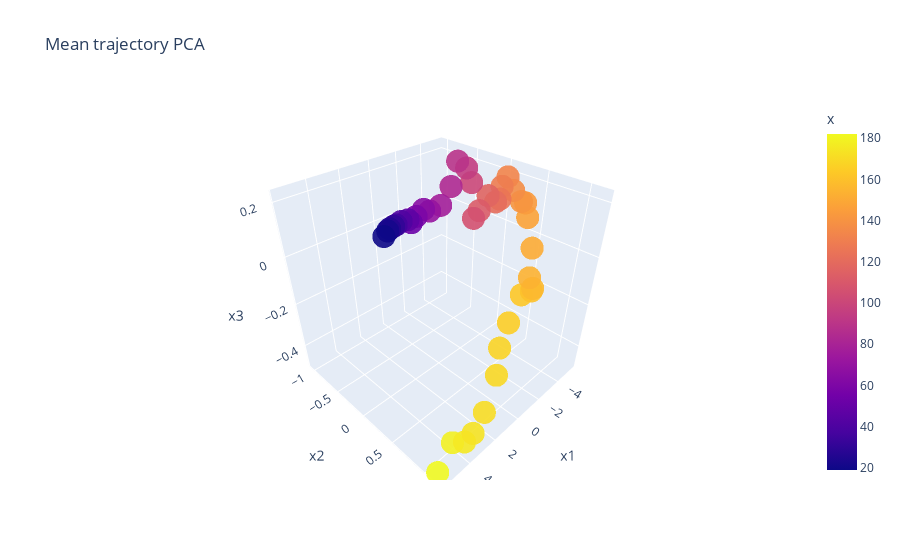

Write notebook code for a chart like this one.
### Code cell
# For this one, we need to make every trial the same length with interpolation

print("Mean length: ", meanLength)

interpolatedData = np.zeros((meanLength, 3, data["lap"].max() - startAt))
interpolatedPos = np.zeros((meanLength, (data["lap"].max() - startAt)))

for i in range(startAt, data["lap"].max()):

    centredID = i - startAt
    posData = data[data["lap"] == i]

    lapData = pca_embedding[data["lap"] == i, :]

    durationTrial = len(lapData)
    timeVector = [(1/durationTrial) * i for i in range(0, durationTrial)]
    goalVector = [(1/meanLength) * i for i in range(0, meanLength)]
    positionVector = posData["x"]

    if durationTrial != meanLength:
        newDataMat = np.zeros((meanLength, 3))
        interpPos = np.interp(goalVector, timeVector, positionVector)
        for d in range(0, 3):
            neuralData = lapData[:, d]
            interpVector = np.interp(goalVector, timeVector, neuralData)
            newDataMat[:, d] = interpVector
    else:
        newDataMat = lapData

    interpolatedData[:, :, i - startAt] = newDataMat
    interpolatedPos[:, centredID] = interpPos

mean_Trajectory = np.mean(interpolatedData, axis = 2)
mean_Position = np.mean(interpolatedPos, axis = 1)

interpDF = pd.DataFrame(mean_Trajectory, columns=['x1', 'x2', 'x3'])
interpDF["x"] = mean_Position

fig = px.scatter_3d(interpDF, x = "x1", y = "x2", z = "x3", color = "x", opacity=0.9, 
                    title="Mean trajectory PCA")
fig.show()

### Figure 1 — Plotly figure (JSON) as saved in the notebook; plotly's stock layout.template omitted (floating-point values rounded to 4 significant figures)
{"data": [{"hovertemplate": "x1=%{x}<br>x2=%{y}<br>x3=%{z}<br>x=%{marker.color}<extra></extra>", "legendgroup": "", "marker": {"color": [182.1, 178.7, 175.8, 173.5, 171.4, 169.4, 167.7, 165.4, 162.9, 160.1, 156.7, 153.7, 150.7, 147.4, 144.1, 141.2, 137.3, 133.6, 129.6, 125.7, 121.1, 116.8, 111.6, 106.4, 101.0, 94.92, 89.24, 83.08, 76.81, 70.8, 64.81, 58.98, 52.44, 46.69, 41.15, 35.44, 30.3, 25.93, 21.99, 18.99], "coloraxis": "coloraxis", "opacity": 0.9, "symbol": "circle"}, "mode": "markers", "name": "", "scene": "scene", "showlegend": false, "type": "scatter3d", "x": [5.687, 4.98, 4.085, 3.177, 2.277, 1.413, 0.8885, -0.02657, -0.7475, -1.546, -2.126, -2.357, -2.733, -2.965, -3.274, -3.657, -3.974, -4.287, -4.619, -4.918, -5.252, -5.412, -5.482, -5.457, -5.371, -5.294, -4.784, -4.692, -4.3, -3.67, -3.272, -2.779, -2.493, -2.37, -1.828, -1.296, -0.9803, -0.5515, -0.2309, 0.1807], "y": [1.114, 1.172, 1.169, 1.125, 1.111, 1.095, 1.027, 0.9754, 0.9919, 0.9989, 0.9398, 0.8581, 0.7959, 0.6707, 0.5852, 0.4825, 0.3257, 0.1933, 0.07512, 0.01432, -0.09708, -0.2389, -0.3793, -0.4625, -0.5033, -0.5775, -0.6345, -0.7208, -0.8249, -0.8981, -0.9278, -0.9649, -0.9957, -1.031, -1.037, -1.01, -0.984, -0.9574, -0.9149, -0.891], "z": [-0.4879, -0.3634, -0.4155, -0.4395, -0.3879, -0.2605, -0.1796, -0.1199, -0.03095, -0.04044, -0.05793, -0.03503, 0.05915, 0.1491, 0.1845, 0.1709, 0.1887, 0.2192, 0.168, 0.1071, 0.07765, 0.08592, 0.00661, -0.03598, 0.115, 0.1687, 0.1991, 0.09122, 0.00737, -0.01239, 0.0003418, -0.02437, -0.04972, -0.0377, -0.03368, -0.03389, -0.02971, -0.02748, -0.02425, -0.03532]}], "layout": {"coloraxis": {"colorbar": {"title": {"text": "x"}}, "colorscale": [[0, "#0d0887"], [0.1111, "#46039f"], [0.2222, "#7201a8"], [0.3333, "#9c179e"], [0.4444, "#bd3786"], [0.5556, "#d8576b"], [0.6667, "#ed7953"], [0.7778, "#fb9f3a"], [0.8889, "#fdca26"], [1, "#f0f921"]]}, "legend": {"tracegroupgap": 0}, "scene": {"domain": {"x": [0, 1], "y": [0, 1]}, "xaxis": {"title": {"text": "x1"}}, "yaxis": {"title": {"text": "x2"}}, "zaxis": {"title": {"text": "x3"}}}, "title": {"text": "Mean trajectory PCA"}}}
